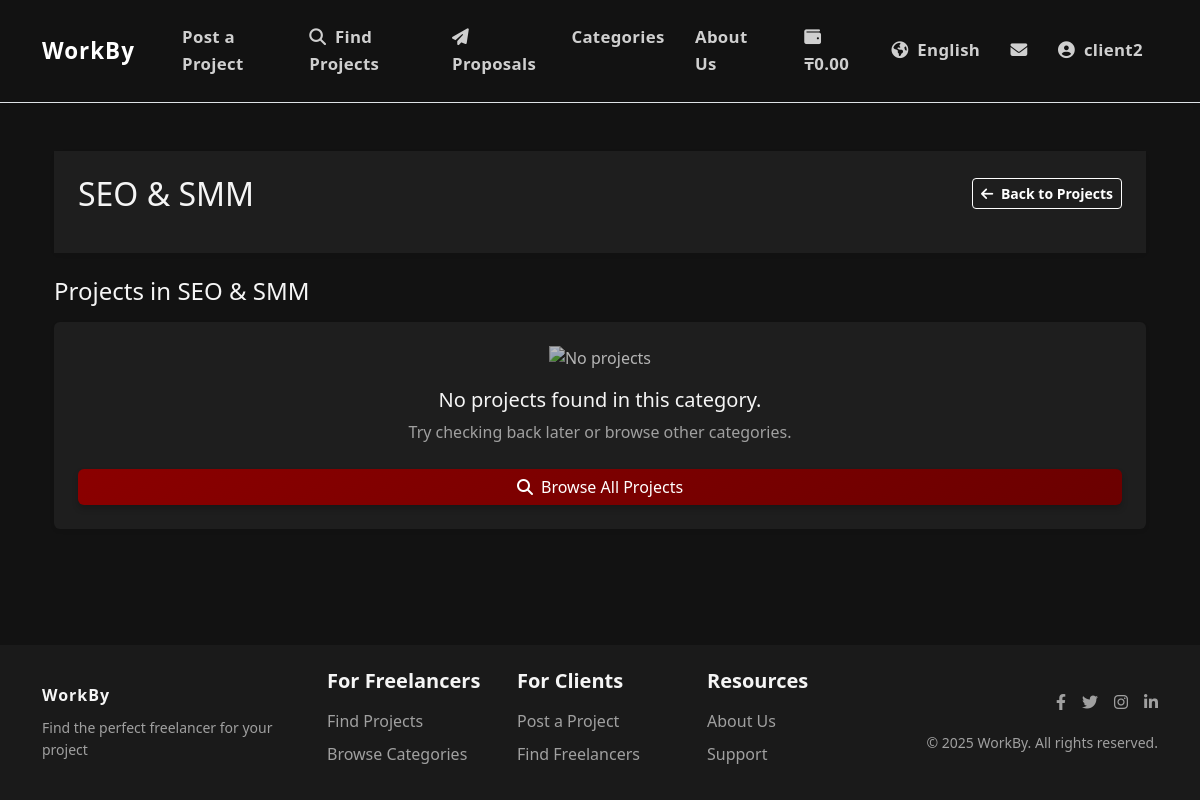
The app's page /en/categories/seo-smm/ (signed in) with its own data.
### payments/models.py (models this page shows, shortened)
class Wallet(models.Model):
    user = models.OneToOneField(
        settings.AUTH_USER_MODEL,
        on_delete=models.CASCADE,
        related_name='wallet'
    )
    balance = models.DecimalField(_('Balance'), max_digits=10, decimal_places=2, default=0)
    is_active = models.BooleanField(_('Active'), default=True)
    created_at = models.DateTimeField(_('Created At'), auto_now_add=True)
    updated_at = models.DateTimeField(_('Updated At'), auto_now=True)
    class Meta:
        verbose_name = _('Wallet')
        verbose_name_plural = _('Wallets')

### accounts/models.py (models this page shows, shortened)
class User(AbstractUser):
    USER_TYPE_CHOICES = (
        ('client', _('Client')),
        ('freelancer', _('Freelancer')),
    )
    LANGUAGE_CHOICES = (
        ('en', _('English')),
        ('ru', _('Russian')),
        ('kk', _('Kazakh')),
    )
    user_type = models.CharField(_('User Type'), max_length=10, choices=USER_TYPE_CHOICES, default='client')
    bio = models.TextField(_('Biography'), blank=True)
    avatar = models.ImageField(_('Avatar'), upload_to='avatars/', blank=True, null=True)
    phone_number = models.CharField(_('Phone Number'), max_length=15, blank=True)
    preferred_language = models.CharField(_('Preferred Language'), max_length=2, choices=LANGUAGE_CHOICES, default='en')
    dark_mode = models.BooleanField(_('Dark Mode'), default=False)
    skills = models.TextField(_('Skills'), blank=True)
    hourly_rate = models.DecimalField(_('Hourly Rate'), max_digits=10, decimal_places=2, null=True, blank=True)
    company_name = models.CharField(_('Company Name'), max_length=100, blank=True)
    @property
    def is_client(self):
        return self.user_type == 'client'
    @property
    def is_freelancer(self):
        return self.user_type == 'freelancer'

### jobs/models.py (models this page shows, shortened)
class Category(models.Model):
    name = models.CharField(_('Name'), max_length=100)
    name_en = models.CharField(_('Name (English)'), max_length=100, blank=True)
    name_ru = models.CharField(_('Name (Russian)'), max_length=100, blank=True)
    name_kk = models.CharField(_('Name (Kazakh)'), max_length=100, blank=True)
    slug = models.SlugField(_('Slug'), max_length=100, unique=True)
    description = models.TextField(_('Description'), blank=True)
    class Meta:
        verbose_name = _('Category')
        verbose_name_plural = _('Categories')
        ordering = ['name']
    def get_translated_name(self):
        current_lang = get_language()
        if current_lang == 'en':
            return self.name_en if self.name_en else self.name
        translated_field = f"name_{current_lang}"
        if hasattr(self, translated_field) and getattr(self, translated_field):
            return getattr(self, translated_field)
        return self.name_en if self.name_en else self.name

### jobs/views.py (the view)
# urls.py: path('categories/<slug:slug>/', views.category_detail_view, name='category_detail'),
def category_detail_view(request, slug):
    category = get_object_or_404(Category, slug=slug)
    projects = Project.objects.filter(category=category, status='open')
    context = {
        'category': category,
        'projects': projects,
    }
    return render(request, 'jobs/category_detail.html', context)

### jobs/context_processors.py (called while the page is built)
def contracts_processor(request):
    context = {
        'has_contracts': False,
    }
    if request.user.is_authenticated:
        contracts_exist = Contract.objects.filter(
            models.Q(client=request.user) | models.Q(freelancer=request.user)
        ).exists()
        context['has_contracts'] = contracts_exist
    return context

### payments/context_processors.py (called while the page is built)
def wallet_balance(request):
    if request.user.is_authenticated:
        wallet, _ = Wallet.objects.get_or_create(user=request.user)
        return {'user_balance': wallet.balance}
    return {'user_balance': None}

### templates/jobs/category_detail.html (shortened to what this page needs)
{% extends 'base.html' %}
{% load i18n %}
{% load static %}
{% block content %}
<div class="container py-4">
    <div class="card bg-dark text-light border-0 shadow-sm mb-4">
        <div class="card-body p-4">
            <div class="d-flex justify-content-between align-items-center mb-3">
                <h1 class="h2 mb-0">{{ category.get_translated_name }}</h1>
                <a href="{% url 'jobs:project_list' %}" class="btn btn-outline-light btn-sm">
                    <i class="fas fa-arrow-left me-1"></i> {% trans "Back to Projects" %}
                </a>
            </div>
        </div>
    </div>
    <div class="mb-4">
        <h2 class="h4 text-light mb-3">{% trans "Projects in" %} {{ category.get_translated_name }}</h2>
        <div class="row">
            {% for project in projects %}
            <div class="col-md-6 mb-4">
                <div class="card h-100 border-0 bg-dark bg-opacity-50 text-light shadow-sm">
                    <div class="card-body p-4">
                        <div class="d-flex justify-content-between align-items-center mb-3">
                            <h5 class="card-title mb-0">{{ project.title }}</h5>
                            <span class="badge bg-{{ project.get_status_class }}">{{ project.get_status_display }}</span>
                        </div>
                        <div class="text-muted small mb-3">
                            <div class="d-flex flex-wrap">
                                <div class="me-3 mb-1">
                                    <i class="fas fa-user me-1"></i> {{ project.client.get_full_name }}
                                </div>
                                <div class="mb-1">
                                    <i class="fas fa-calendar-alt me-1"></i> {{ project.created_at|date:"d.m.Y" }}
                                </div>
                            </div>
                        </div>
                        <p class="card-text mb-3">{{ project.description|truncatewords:25 }}</p>
                        <div class="d-flex flex-wrap mb-3">
                            {% for skill in project.skills.all|slice:":5" %}
                            <span class="badge bg-secondary me-1 mb-1">{{ skill.name }}</span>
                            {% endfor %}
                            {% if project.skills.count > 5 %}
                            <span class="badge bg-secondary me-1 mb-1">+{{ project.skills.count|add:"-5" }}</span>
                            {% endif %}
                        </div>
                        <div class="d-flex justify-content-between align-items-end mt-auto">
                            <div>
                                <div class="fw-bold text-primary">₸{{ project.budget_min|floatformat:0 }} - {{ project.budget_max|floatformat:0 }}</div>
                                <small class="text-muted">{{ project.get_budget_type_display }}</small>
                            </div>
                            <a href="{% url 'jobs:project_detail' project.id %}" class="btn btn-primary btn-sm">
                                <i class="fas fa-eye me-1"></i> {% trans "View Details" %}
                            </a>
                        </div>
                    </div>
                </div>
            </div>
            {% empty %}
            <div class="col-12">
                <div class="card bg-dark text-light border-0 shadow-sm p-4 text-center">
                    <img src="{% static 'img/empty-search.svg' %}" alt="{% trans 'No projects' %}" class="img-fluid mx-auto mb-3" style="max-width: 150px; opacity: 0.7;">
                    <h5 class="text-light">{% trans "No projects found in this category." %}</h5>
                    <p class="text-muted">{% trans "Try checking back later or browse other categories." %}</p>
                    <a href="{% url 'jobs:project_list' %}" class="btn btn-primary mt-2">
                        <i class="fas fa-search me-1"></i> {% trans "Browse All Projects" %}
                    </a>
                </div>
            </div>
            {% endfor %}
        </div>
    </div>
</div>
{% endblock %}

### templates/includes/header.html (shortened to what this page needs)
{% load i18n %}
{% load static %}
<nav class="navbar navbar-expand-lg navbar-dark bg-dark border-bottom py-3">
    <div class="container">
        <a class="navbar-brand" href="{% url 'jobs:home' %}">
            <span style="font-size: 1.4rem; font-weight: 700; letter-spacing: 1px; color: #fff;">WorkBy</span>
        </a>
        <div class="collapse navbar-collapse" id="navbarSupportedContent">
            <ul class="navbar-nav me-auto mb-2 mb-lg-0">
                {% if user.is_authenticated %}
                    {% if user.is_client %}
                        <li class="nav-item">
                            <a class="nav-link" href="{% url 'jobs:project_create' %}">{% trans "Post a Project" %}</a>
                        </li>
                    {% endif %}
                    <li class="nav-item">
                        <a class="nav-link" href="{% url 'jobs:project_list' %}"><i class="fas fa-search me-1"></i> {% trans "Find Projects" %}</a>
                    </li>
                    <li class="nav-item">
                        <a class="nav-link" href="{% url 'jobs:my_proposals' %}">
                            <i class="fas fa-paper-plane me-1"></i> {% trans "Proposals" %}
                        </a>
                    </li>
                    <li class="nav-item">
                        <a class="nav-link" href="{% url 'jobs:categories' %}">{% trans "Categories" %}</a>
                    </li>
                    <li class="nav-item">
                        <a class="nav-link" href="{% url 'jobs:about' %}">{% trans "About Us" %}</a>
                    </li>
                {% endif %}
            </ul>
            <ul class="navbar-nav ml-auto align-items-center">
                {% if user.is_authenticated and user_balance is not None %}
                <li class="nav-item me-3">
                    <a href="{% url 'payments:wallet' %}" class="nav-link">
                        <i class="fas fa-wallet me-1"></i>
                        <span class="fw-bold">₸{{ user_balance }}</span>
                    </a>
                </li>
                {% endif %}
                <li class="nav-item dropdown">
                    <a class="nav-link dropdown-toggle" href="#" id="languageDropdown" role="button" data-bs-toggle="dropdown" aria-expanded="false">
                        <i class="fas fa-globe-americas me-1"></i>
                        {% get_current_language as CURRENT_LANGUAGE %}
                        {% if CURRENT_LANGUAGE == 'en' %}
                            {% trans "English" %}
                        {% elif CURRENT_LANGUAGE == 'ru' %}
                            {% trans "Russian" %}
                        {% elif CURRENT_LANGUAGE == 'kk' %}
                            {% trans "Kazakh" %}
                        {% endif %}
                    </a>
                </li>
                {% if user.is_authenticated %}
                    <li class="nav-item d-none d-lg-block">
                        <a class="nav-link" href="{% url 'chat:inbox' %}" title="{% trans 'Messages' %}">
                            <i class="fas fa-envelope"></i>
                        </a>
                    </li>
                    <li class="nav-item dropdown">
                        <a class="nav-link dropdown-toggle" href="#" id="navbarDropdown" role="button" data-bs-toggle="dropdown" aria-expanded="false">
                            {% if user.avatar %}
                                <img src="{{ user.avatar.url }}" alt="{{ user.get_full_name|default:user.username }}" class="avatar avatar-sm rounded-circle me-1">
                            {% else %}
                                <i class="fas fa-user-circle me-1"></i>
                            {% endif %}
                            {{ user.username }}
                        </a>
                    </li>
                {% endif %}
            </ul>
        </div>
    </div>
</nav>

### static/css/style.css (style rules this page uses)
:root { --primary-color: #8B0000; --primary-color-light: #a52a2a; --primary-color-dark: #6b0000; --secondary-color: #6c757d; --background-color: #121212; --text-color: #f5f5f5; --dark-bg: #1a1a1a; --border-color: #333; --danger-color: #dc3545; --warning-color: #ffc107; --info-color: #17a2b8; --success-color: #28a745; --body-bg: #0f0f0f; --card-bg: #1e1e1e; --card-border: #2a2a2a; --navbar-bg: #121212; --footer-bg: #121212; --hover-color: #2a2a2a; --input-bg: #252525; --input-border: #363636; --dropdown-bg: #1e1e1e; --dropdown-hover: #2a2a2a; --btn-hover-bg: #700000; --table-border: #2a2a2a; --table-row-hover: #2a2a2a; --table-header-bg: #1a1a1a; --bg-light: #1e1e1e; --breadcrumb-bg: #1e1e1e; --counter-wrapper-bg: #1e1e1e; --text-muted: #a0a0a0; --box-shadow: 0 4px 6px rgba(0, 0, 0, 0.1); --hover-shadow: 0 8px 15px rgba(0, 0, 0, 0.2); }
body { font-family: 'Segoe UI', Tahoma, Geneva, Verdana, sans-serif; line-height: 1.6; color: var(--text-color) !important; background-color: var(--background-color) !important; min-height: 100vh; display: flex; flex-direction: column; }
.btn-primary { background: linear-gradient(145deg, var(--primary-color), var(--primary-color-dark)); border: none; box-shadow: 0 4px 6px rgba(0, 0, 0, 0.2); transition: all 0.3s ease; }
.btn-primary { background-color: var(--primary-color) !important; border-color: var(--primary-color) !important; color: white !important; }
body { display: flex; flex-direction: column; min-height: 100vh; }
.card { transition: all 0.3s ease; border-color: #eee; }
.navbar { background-color: var(--navbar-bg) !important; box-shadow: 0 2px 5px rgba(0, 0, 0, 0.1); }
a { color: var(--primary-color); text-decoration: none; transition: color 0.3s ease, transform 0.2s ease; }
.navbar .nav-link { position: relative; padding: 0.5rem 1rem; margin: 0 0.2rem; transition: all 0.3s ease; font-size: 1.05rem; font-weight: 600; color: var(--text-color); }
.navbar .nav-link::after { content: ''; position: absolute; width: 0; height: 2px; bottom: 0; left: 50%; transform: translateX(-50%); background-color: var(--primary-color); transition: all 0.3s ease; opacity: 0; }
.navbar-nav { margin-left: 1rem; }
.nav-item { margin: 0 0.25rem; }
.navbar .navbar-nav .nav-link { text-shadow: 0 0 1px rgba(0, 0, 0, 0.1); letter-spacing: 0.02rem; }
.bg-dark { background-color: var(--dark-bg) !important; }
.btn-primary { background-color: var(--primary-color) !important; border-color: var(--primary-color) !important; }
.card { background-color: var(--card-bg); border-color: var(--card-border); color: var(--text-color); }
.navbar-dark .navbar-nav .nav-link { color: rgba(255, 255, 255, 0.8); }
.navbar { background-color: var(--navbar-bg); box-shadow: 0 2px 5px rgba(0, 0, 0, 0.1); }
.navbar .nav-link { color: var(--text-color); }
.btn-primary { background-color: var(--primary-color); border-color: var(--primary-color); color: white; }
.text-light { color: var(--text-color) !important; }
.text-muted { color: var(--text-muted) !important; }
a { color: var(--primary-color); text-decoration: none; }
.bg-dark { background-color: var(--dark-bg) !important; color: var(--text-color) !important; }
.card { background-color: var(--card-bg) !important; border-color: var(--card-border) !important; color: var(--text-color) !important; }
body .card, body .card-body, body .card-header, body .card-footer, body div[class*="bg-light"], body div[class*="bg-white"], body section[class*="bg-light"], body section[class*="bg-white"] { background-color: var(--card-bg) !important; border-color: var(--border-color) !important; color: var(--text-color) !important; }
.card-body, .card-img-top, .portfolio-image { background-color: var(--card-bg) !important; color: var(--text-color) !important; border-color: var(--border-color) !important; }
.list-group, .list-group-item-action, .card .card-body h1, .card .card-body h2, .card .card-body h3, .card .card-body h4, .card .card-body h5, .card .card-body h6, .card .card-body p, .card .card-body small, .card .card-body span, .card .card-body div { background-color: var(--card-bg) !important; color: var(--text-color) !important; }
::placeholder { color: var(--text-muted) !important; opacity: 0.7 !important; }
.navbar-brand { position: relative; transition: all 0.3s ease; }
.btn-outline-light { border-color: #fff; color: #fff; font-weight: 600; transition: all 0.3s ease; }

### records on screen
Wallet: balance "0.00"
User: username "client2"
Category: get_translated_name "SEO & SMM"
